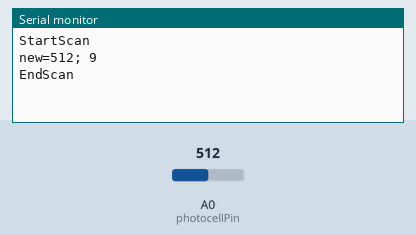
The sketch below on a simulated Arduino Uno, built with avr-gcc and run on an emulated ATmega328P. Parts: the last lines printed to the serial monitor. The test bench sets the inputs (shaded band); at power-on: A0 (photocellPin) = 512.

Above: at 1.2 s.
1.3 s: A0 (photocellPin) set to 716
At 2.6 s:
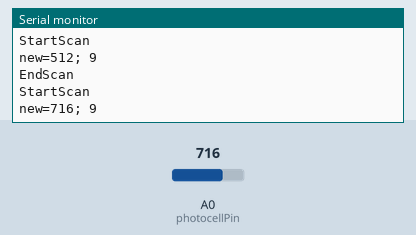
2.8 s: A0 (photocellPin) set to 810
At 4.8 s:
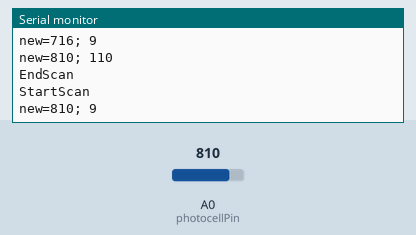
Timing chart, 0 to 6.3 s (numbered marks = the images above; inputs shaded):
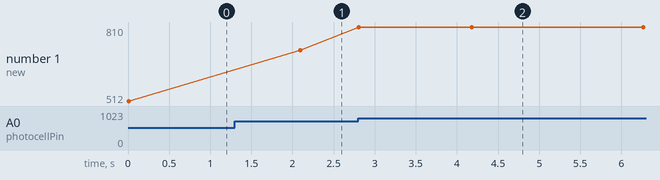

The sketch:

SolarPanel_v20171009_04_5.ino
```cpp
int timer = 1000;
int sweepDelay = 600;
int sweepScanDelay = 30;
int loopCount = 0;
int loopCountValue = 20;
int currentState = 0;  //[TK]
int previousState = 0;  //[TK]
long randNumber; // for testing

int photocellPin = A0;
int analogValuePhotocell;
const int photocellSensorMin = 0;
const int photocellSensorMax = 800;

int positionScanServo = 0;

// added
// int analogValuePhotocellNew = 0

void setup()
{
  Serial.begin(9600);
}

void loop()
{
//  int analogValuePhotocell = 0;

  if (loopCount == loopCountValue){
    currentState = 1;
    Serial.println("StartScan");
  }
  else {
    loopCount = loopCount + 1;
  }

  if (currentState == 1){
    loopCount = 0;
    currentState = 0;
    int analogValuePhotocell = 0;
    for (int i=1; i <= 36; i++){
      if (i <= 18) {
        positionScanServo = ((i * 10) - 1);
      }
      else {
        positionScanServo = ((36 - i) * 10);
      }

      int analogValuePhotocellNew;  //added
      int positionSolarPanelServo = 0;  //added
      analogValuePhotocellNew = analogRead(photocellPin);  //new
      if (analogValuePhotocellNew > analogValuePhotocell ) {
        analogValuePhotocell = analogValuePhotocellNew;
        positionSolarPanelServo = positionScanServo;
        Serial.print("new=");
        Serial.print(analogValuePhotocellNew);
        Serial.print("; ");
        Serial.println(positionSolarPanelServo);
      }
      else {
//        Serial.print("old=");
//        Serial.print(analogValuePhotocell);
      }
//      Serial.print(analogValuePhotocell);
//      Serial.print("; ");

      delay(sweepScanDelay);
    }
    Serial.println("EndScan");
    delay(timer);
  }
}
```

Measured:
- after the input at 1.3 s, the serial monitor: prints a new line after 0.80 s (image 1)
- after the input at 2.8 s, the serial monitor: prints a new line at once (image 2)
- plotted number 1: 512 → 716 after the input at 1.3 s, 716 → 810 after the input at 2.8 s
